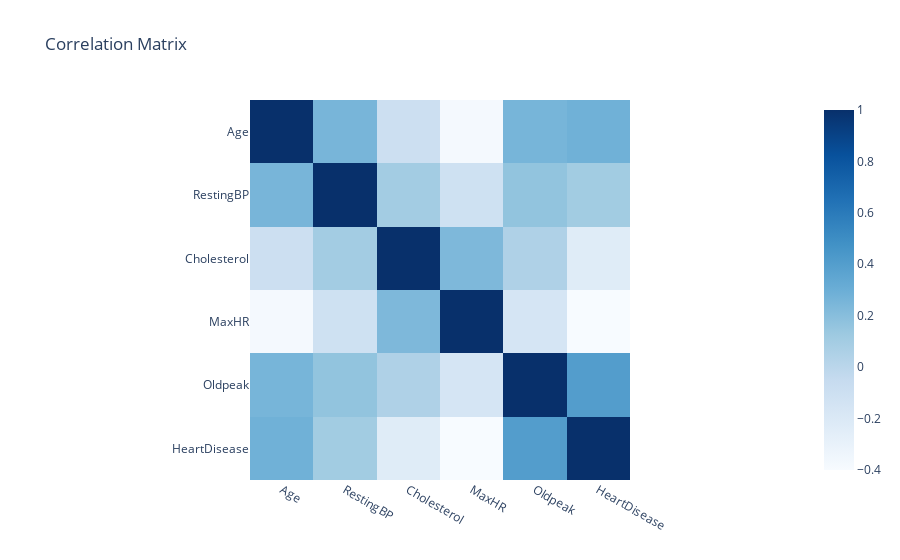

Notebook source saved alongside this figure:
### Code cell
import plotly.express as px

correlation_matrix = corr_data.corr()
print(correlation_matrix)

px.imshow(corr_data.corr(),title="Correlation Matrix", color_continuous_scale='blues')

### Figure 1 — Plotly figure (JSON) as saved in the notebook; plotly's stock layout.template omitted (floating-point values rounded to 4 significant figures)
{"data": [{"coloraxis": "coloraxis", "hovertemplate": "x: %{x}<br>y: %{y}<br>color: %{z}<extra></extra>", "name": "0", "type": "heatmap", "x": ["Age", "RestingBP", "Cholesterol", "MaxHR", "Oldpeak", "HeartDisease"], "xaxis": "x", "y": ["Age", "RestingBP", "Cholesterol", "MaxHR", "Oldpeak", "HeartDisease"], "yaxis": "y", "z": [[1, 0.2544, -0.09528, -0.382, 0.2586, 0.282], [0.2544, 1, 0.1009, -0.1121, 0.1648, 0.1076], [-0.09528, 0.1009, 1, 0.2358, 0.05015, -0.2327], [-0.382, -0.1121, 0.2358, 1, -0.1607, -0.4004], [0.2586, 0.1648, 0.05015, -0.1607, 1, 0.404], [0.282, 0.1076, -0.2327, -0.4004, 0.404, 1]]}], "layout": {"coloraxis": {"colorscale": [[0, "rgb(247,251,255)"], [0.125, "rgb(222,235,247)"], [0.25, "rgb(198,219,239)"], [0.375, "rgb(158,202,225)"], [0.5, "rgb(107,174,214)"], [0.625, "rgb(66,146,198)"], [0.75, "rgb(33,113,181)"], [0.875, "rgb(8,81,156)"], [1, "rgb(8,48,107)"]]}, "title": {"text": "Correlation Matrix"}, "xaxis": {"anchor": "y", "constrain": "domain", "domain": [0, 1], "scaleanchor": "y"}, "yaxis": {"anchor": "x", "autorange": "reversed", "constrain": "domain", "domain": [0, 1]}}}
